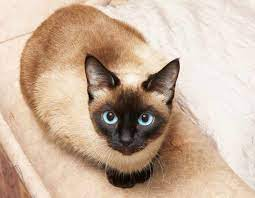
#> input picture images/cat.jpg, 255 x 198 px, found by its file name
$ python image_contours.py
#> lines starting #> are read from the running program, lines starting #| are printed output that depends on the picture; after the words box and inside, x2 and y2 are one past the last pixel; in counts of white or black regions, pixels touching at a corner belong together
import cv2

'''
* cv2.findContours(image, mode, method)
: 이미지에서 Contour를 찾습니다. (Gray Thresh 전처리 필요)
- mode: Contour를 찾는 방법
1. RETR_EXTERNAL: 바깥쪽 Line만 찾기
2. RETR_LIST: 모든 Line을 찾지만, Hierarchy 구성 X
3. RETR_TREE: 모든 Line을 찾으며, 모든 Hierarchy 구성 O
- method: Contour를 찾는 근사치 방법
1. CHAIN_APPROX_NONE: 모든 Contour 포인트 저장
2. CHAIN_APPROX_SIMPLE: Contour Line을 그릴 수 있는 포인트만 저장
* cv2.drawContours(image, contours, contour_index, color, thickness )
: Contours를 그립니다.
- contour_index: 그리고자 하는 Contours Line (전체: -1)
'''

image = cv2.imread('images/cat.jpg')
#> image is the input picture: shape (198, 255, 3); mean B, G, R 157.7, 177.7, 201.5
image_gray = cv2.cvtColor(image, cv2.COLOR_BGR2GRAY)
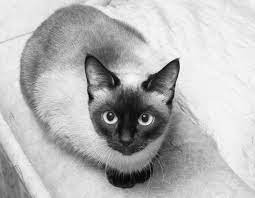
#> image_gray: shape (198, 255); min 1, max 253, mean 182.6
ret, thresh = cv2.threshold(image_gray, 127, 255, 0)
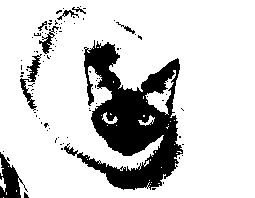
#> thresh: shape (198, 255); 81.5% white; 94 black regions (86 under 20 px)

cv2.imshow('Image', thresh)
cv2.waitKey(0)

contours, hierarchy = cv2.findContours(thresh, cv2.RETR_TREE, cv2.CHAIN_APPROX_SIMPLE)
#> contours = 178 contours, 161 with area under 20; largest, box (x1, y1, x2, y2) and area: (0, 0, 255, 198) 49358, (76, 39, 184, 191) 8815, (19, 54, 42, 110) 434, (145, 70, 176, 115) 376, (38, 33, 54, 55) 164
print(contours)
#> (printed output is left out)

image = cv2.drawContours(image, contours, -1, (0, 255, 0), 4)
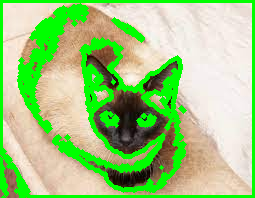
#> image: shape (198, 255, 3); mean B, G, R 129.7, 203.2, 159.7

cv2.imshow('Image', image)
